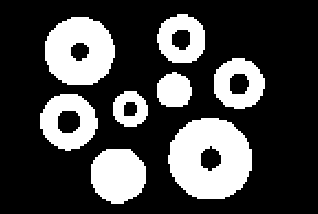
#> input picture Mid-Semester/Fig1.png, 318 x 214 px
$ jupyter execute --allow-errors Mid_Semester_codes.ipynb   (shell and % lines are left out)   (older library calls are emulated)
#> lines starting #> are read from the running program, lines starting #| are printed output that depends on the picture; after the words box and inside, x2 and y2 are one past the last pixel; in counts of white or black regions, pixels touching at a corner belong together
[cell 1]
import matplotlib.pyplot as plt
import numpy as np
import cv2

[cell 2]
from skimage.morphology import (erosion,dilation,opening,closing,white_tophat)
from skimage.morphology import black_tophat, skeletonize, convex_hull_image ,disk

#> (a cell that did not finish here is left out)

# 1.

[cell 4]
N=501
x2 = (N-1)/2
x1 = -x2
x,y = np.meshgrid(np.arange(x1,x2),np.arange(x1,x2))
r= np.sqrt(x**2 + y**2)
km = 0.7*np.pi
rm = x2;
w = rm/10;
term1 = np.sin( (km * (r**2)) / (2 * rm) );
term2 = 0.5*np.tanh((rm - r)/w) + 0.5;
g = term1 * term2;
I = (g + 1)/2;

[cell 5]
plt.figure(figsize=(10,10))
plt.imshow(I,cmap="gray")
plt.show()
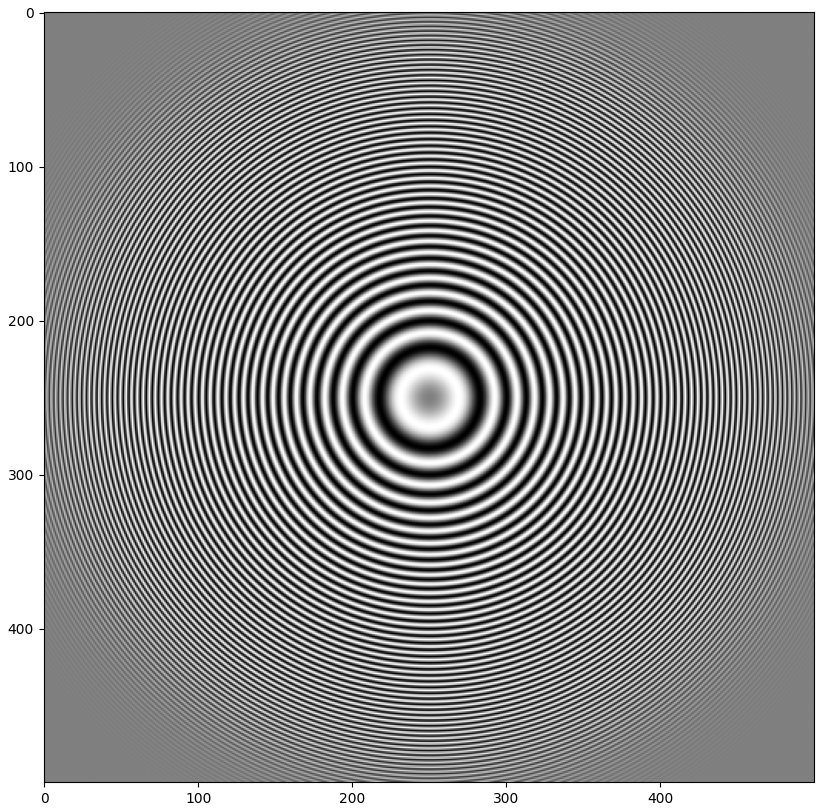
#> figure drawn by matplotlib, 1 panel

[cell 6]
I

# i

[cell 7]
I=I*255
I=I.astype(np.int8)

[cell 8]
I

[cell 9]
I.shape

# ii

[cell 10]
I_cropped = I[249-125:249+125, 249-125:249+125]
plt.imshow(I_cropped,cmap="gray")
plt.show()
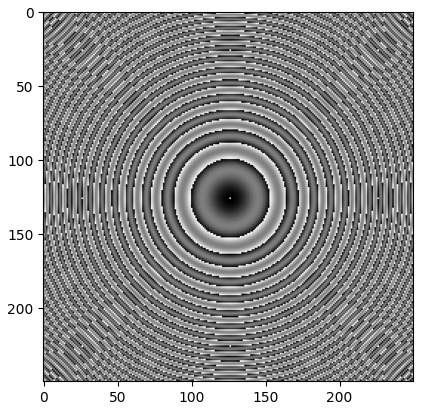
#> figure drawn by matplotlib, 1 panel

# iii

[cell 11]
I_cropped=I_cropped.astype(np.float32)
I_gaussian_blur1 = cv2.GaussianBlur(I_cropped,(5,5),2,cv2.BORDER_DEFAULT)
plt.imshow(I_gaussian_blur1,cmap = 'gray')
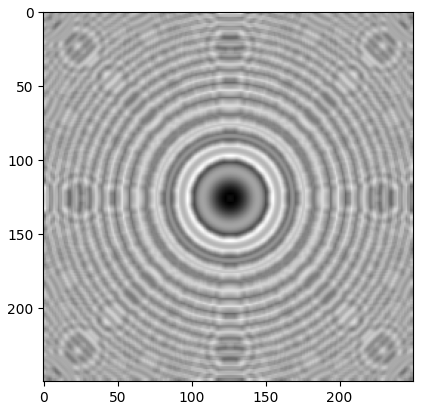
#> figure drawn by matplotlib, 1 panel

# iv

[cell 12]
ksize=7
lapedges = cv2.Laplacian(I_gaussian_blur1, cv2.CV_64F, ksize=ksize)

plt.imshow(lapedges,cmap="gray")
plt.title('Laplacian of Gaussian')
plt.show()
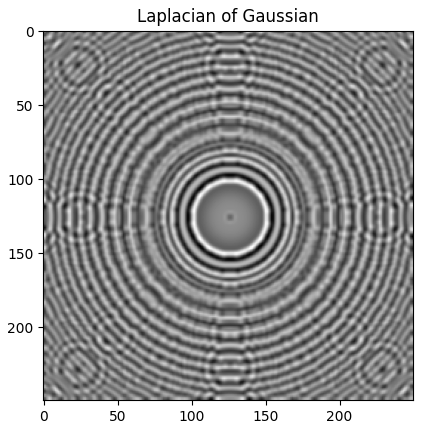
#> figure drawn by matplotlib, 1 panel

# v

[cell 13]
Gaussian_blur_low_sigma = cv2.GaussianBlur(I_cropped,(5,5),1)

Gaussian_blur_high_sigma = cv2.GaussianBlur(I_cropped,(5,5),5)

dog=Gaussian_blur_high_sigma-Gaussian_blur_low_sigma

plt.imshow(dog,cmap="gray")
plt.show()
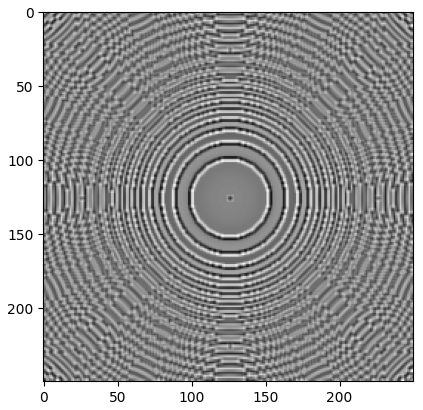
#> figure drawn by matplotlib, 1 panel

# vi

[cell 14]
from tensorflow.keras.preprocessing import image
#> (the rest of this cell did not finish here and is left out)

#> (a cell that did not finish here is left out)

# 2

[cell 16]
image=plt.imread("Fig1.png")
#> image is the input picture: shape (214, 318, 4) float32; mean R, G, B, A 0.268, 0.268, 0.268, 1

[cell 17]
gray = cv2.cvtColor(image, cv2.COLOR_BGR2GRAY)
#> gray: shape (214, 318) float32; values 0 (black) and 1 (white), 26.8% white; 8 white regions, largest, box (x1, y1, x2, y2) and area: (168, 118, 252, 199) 5051, (45, 17, 115, 85) 3570, (91, 149, 146, 204) 2428

[cell 18]
gray

[cell 19]
plt.imshow(gray,cmap="gray")

[cell 20]
des = cv2.bitwise_not(gray)
#> des: shape (214, 318) float32; 73.21% of the values are NaN or infinite; the others: min -4, max -4, mean -4
des = des.astype('uint8')
#> des: shape (214, 318); values 0 (black) and 253 (white), 26.8% white; 8 white regions

contour,hier = cv2.findContours(des,cv2.RETR_CCOMP,cv2.CHAIN_APPROX_SIMPLE)
#> contour = 14 contours; largest, box (x1, y1, x2, y2) and area: (168, 118, 252, 199) 5258, (45, 17, 115, 85) 3698, (40, 94, 98, 151) 2404, (91, 149, 146, 204) 2332, (214, 58, 265, 109) 1946

for cnt in contour:
    cv2.drawContours(des,[cnt],0,255,-1)
#> this loop made 14 passes
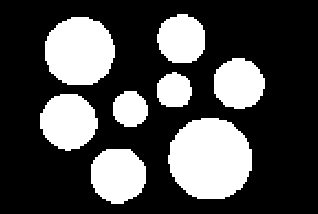
#> des: shape (214, 318); 29.4% white; 8 white regions, largest, box (x1, y1, x2, y2) and area: (168, 118, 252, 199) 5401, (45, 17, 115, 85) 3818, (40, 94, 98, 151) 2503

#gray = cv2.bitwise_not(des)

[cell 21]
plt.imshow(des,cmap="gray")

[cell 22]
num_labels, labels_im = cv2.connectedComponents(des)
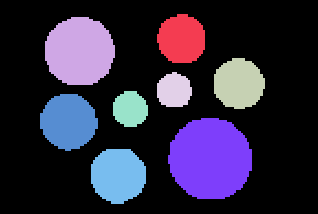
#> labels_im: shape (214, 318) int32; 9 distinct labels, from 0 to 8; one colour per label, 0 black
#> num_labels = 9

[cell 23]
num_labels # 8 connected components in foreground and 1 background
#> Out = 9

# 3

[cell 24]
image=plt.imread("Fig2.tif")
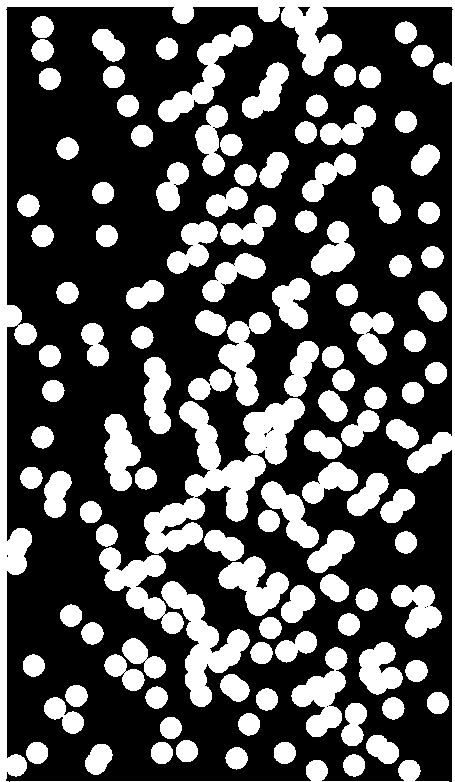
#> input picture Mid-Semester/Fig2.tif, 455 x 782 px
#> image is the input picture: shape (782, 455, 4); mean R, G, B, A 81.8, 81.8, 81.8, 255

[cell 25]
gray = cv2.cvtColor(image, cv2.COLOR_BGR2GRAY)
#> gray: shape (782, 455); 32.1% white; 121 white regions, largest, box (x1, y1, x2, y2) and area: (0, 0, 455, 782) 17056, (144, 401, 266, 554) 6177, (161, 581, 250, 707) 3865

[cell 26]
plt.imshow(gray,cmap="gray")

[cell 27]
edges = cv2.Canny(gray,30,300,None,3)
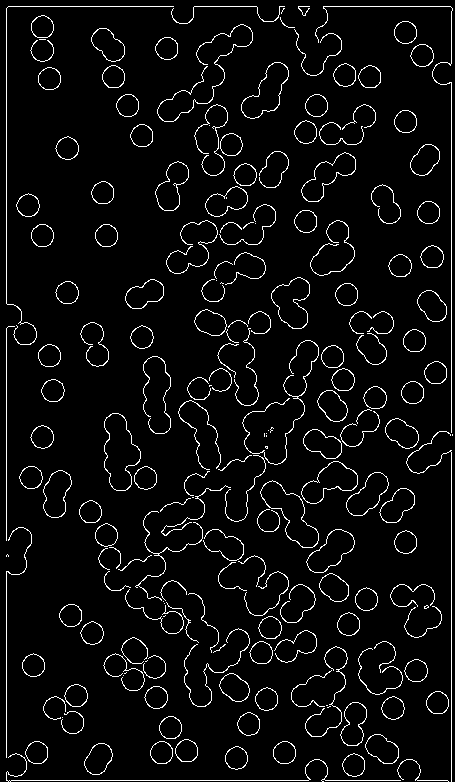
#> edges: shape (782, 455); 5% white in thin lines or dots
contours,hierarchy = cv2.findContours(edges,cv2.RETR_EXTERNAL, cv2.CHAIN_APPROX_NONE)
#> contours = 189 contours, 84 with area under 20; largest, box (x1, y1, x2, y2) and area: (104, 413, 141, 491) 1850, (260, 480, 319, 548) 1648, (241, 62, 289, 119) 1332, (271, 277, 310, 329) 1277, (301, 461, 358, 504) 1240

img2=plt.imread("Fig2.tif")

#> (the rest of this cell did not finish here and is left out)

[cell 28]
area=[]
selected=[]
for i in contours:
  area.append(cv2.contourArea(i))
  if cv2.contourArea(i)<100:
    selected.append(i)
#> this loop made 189 passes
#> i on passes 11, 16, 24: [[62, 717]], [[326, 705], [327, 705]], [[123, 675]]
#> after the loop, area = 189 values, max 1849.5 at index 97, min 0 at index 10, mean 253.7; selected = 102 contours, 84 with area under 20; largest, box (x1, y1, x2, y2) and area: (242, 340, 319, 465) 58, (157, 24, 253, 122) 54, (305, 646, 348, 737) 43, (135, 511, 203, 601) 40, (184, 628, 250, 707) 36

[cell 29]
#area

[cell 30]
a=plt.hist(area,bins=100)
plt.show()
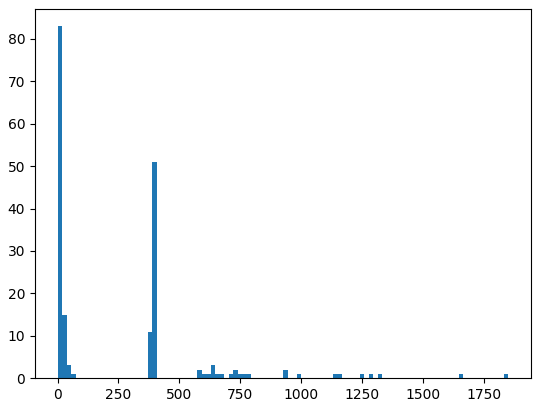
#> figure drawn by matplotlib, 1 panel; tallest bar 83 high, from x = 1.78e-15 to 18.49

[cell 31]
len(selected),len(area)
#> Out = (102, 189)
